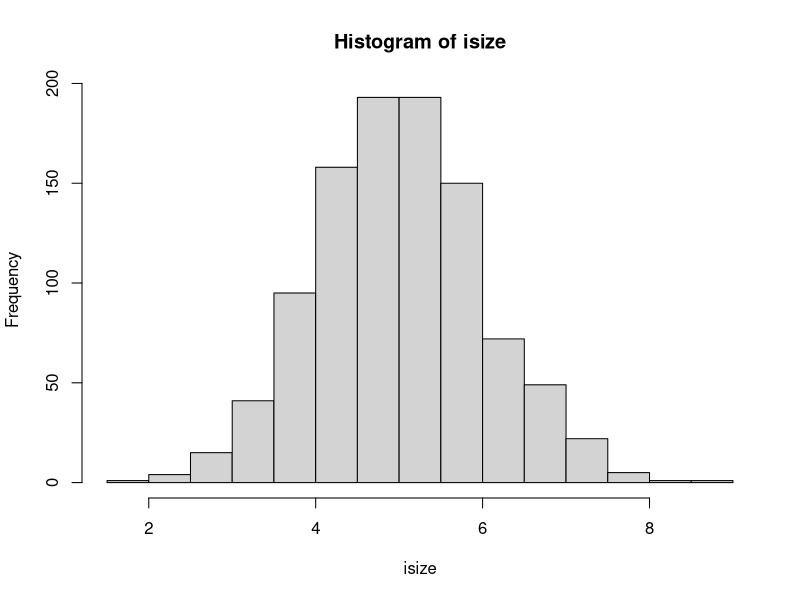
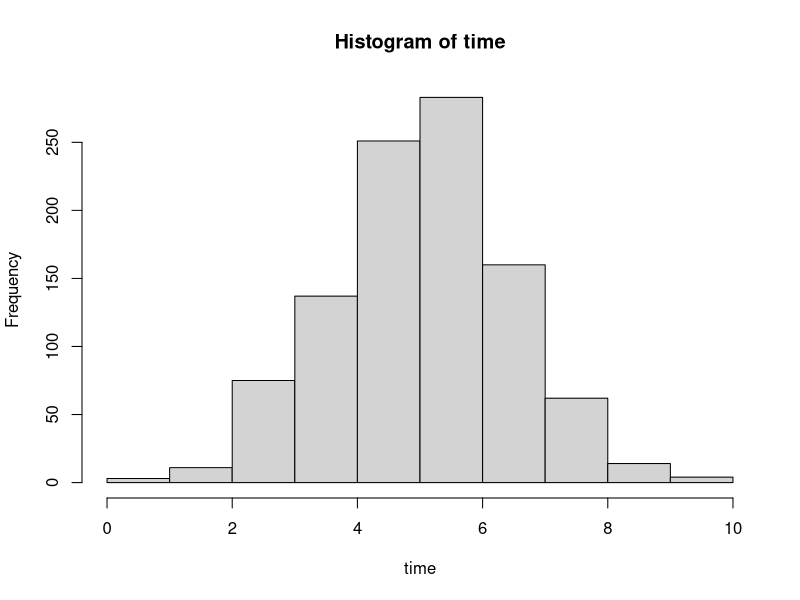
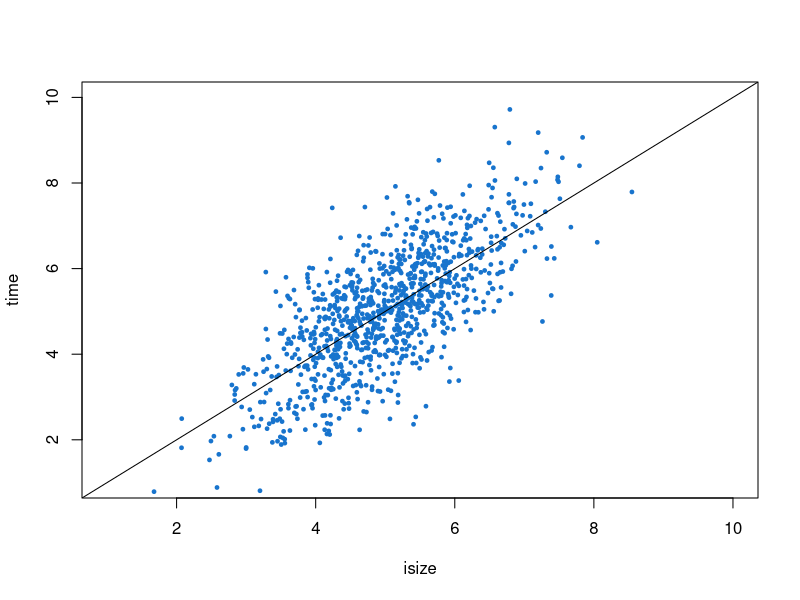
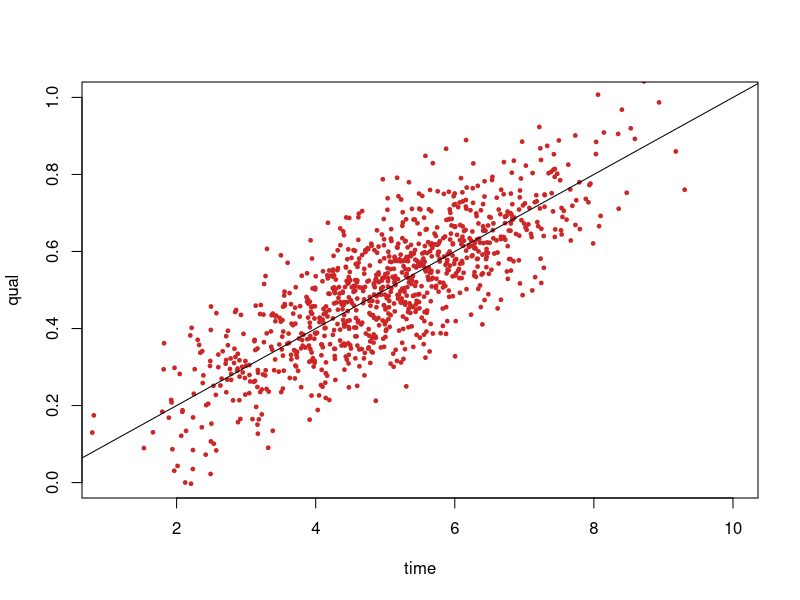

Recreate these plots in R, in order.
####model logic###

###individual size vs. time searching####
#size = 1 to 10; normal distribution of values
isize = rnorm(1000, mean=5, sd=1)
hist(isize)

#time searching = 1 to 10; similar to size but should be some variability
time = isize + rnorm(1000,0,1)
hist(time)

plot(x=isize, y=time, pch=19, col="dodgerblue3", xlim=c(1,10), ylim=c(1,10), cex=.5)
abline(a=0,b=1)


###time searching vs. food quality; longer searches more likely to result in better quality###
#quality = 0 to 1, pulled from normal distribution using time/10 as mean
qual = NULL
for(i in 1:length(time)){
  qual = c(qual, rnorm(1, mean=(time[i]/10), sd=1/10))
}

plot(x=time, y=qual, pch=19, col="firebrick3", xlim=c(1,10), ylim=c(0,1), cex=.5)
abline(a=0,b=(.1/1))